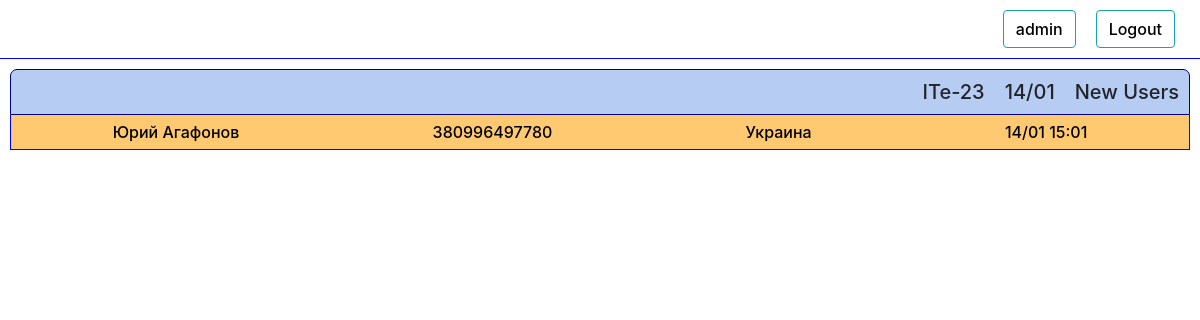
Before: /staff/ (signed in) with the older database file.
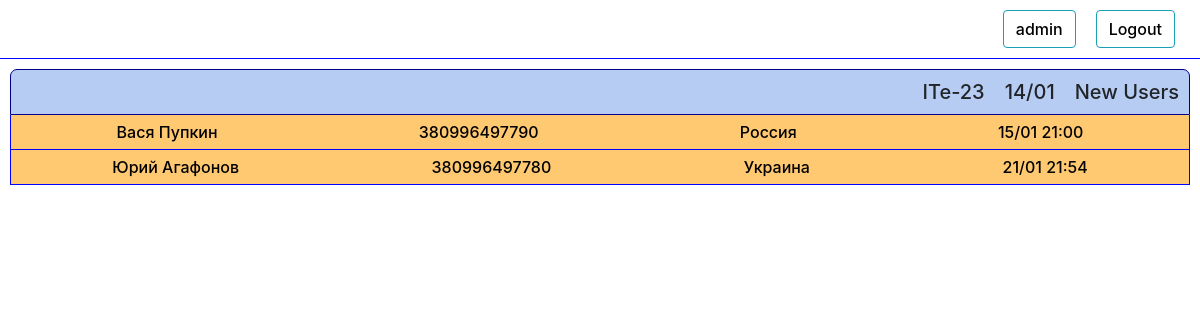
After: the same page with the newer database file.
### authorization/models.py (models this page shows, shortened)
class Daily(models.Model):
    request_date = models.DateTimeField(blank=True, null=True)
    name = models.CharField(max_length=100, blank=True)
    phone = models.CharField(max_length=100, blank=True)
    email = models.CharField(max_length=100, blank=True)
    course = models.CharField(max_length=100, blank=True)
    country  = models.CharField(max_length=100, blank=True)
    university = models.CharField(max_length=100, blank=True)
    work = models.CharField(max_length=100, blank=True)
    where_from = models.CharField(max_length=100, blank=True)
    comments = models.TextField(blank=True)
    currency = models.CharField(max_length=100, blank=True)
    course_price = models.IntegerField(blank=True, null=True)
    request_status = models.CharField(max_length=100, blank=True)
    callback_time = models.DateTimeField(blank=True, null=True)
    payment_history = models.TextField(blank=True)
    total_payment = models.IntegerField(blank=True, null=True)
    payment_source = models.CharField(max_length=100, blank=True)
    obligation = models.CharField(max_length=100, blank=True)
    group = models.CharField(max_length=100, blank=True)
    wishes = models.TextField(blank=True)
    def is_called(self):
        if self.request_status != 'оплачено частично' and self.request_status != 'ожидаем оплату' and self.request_status != 'отказ' and self.request_status != 'оплачено':
            return True
    def call_status(self):
        if self.request_status != 'перезвонить':
            return False
        else :
            return True

### authorization/views.py (the view)
# urls.py: path('staff/', views.staff, name='staff'),
@login_required
def staff(request):
    if request.method == 'POST':
        n_form = UserUpdateForm(request.POST, instance=request.user)
        if n_form.is_valid():
            n_form.save()
            messages.success(request, f'Data has been updated!')
            return redirect('staff')
        else:
            messages.warning(request, f'Something wrong, maybe this name is allready taken')
            return redirect('staff')
    else:
        list_items = Daily.objects.order_by('callback_time')
        table_date = Daily.objects.get(id = 1)
        table_date = table_date.request_date.strftime("%d/%m")
        n_form = UserUpdateForm(instance=request.user)
        context = {
        "n_form":n_form,
        "list_items":list_items,
        "table_date":table_date,
        }
        return render(request,"staff.html",context)

### authorization/templates/staff.html (shortened to what this page needs)
{% load crispy_forms_tags %}
<!DOCTYPE html>
<html lang="en">
<head>
    <link rel="stylesheet" href="https://stackpath.bootstrapcdn.com/bootstrap/4.4.1/css/bootstrap.min.css">
    {% load staticfiles %}
    <link rel="stylesheet" href="{% static 'style.css' %}" type="text/css">
</head>
<body>
    <div class="header">
        <div class="text col-4">
        </div>
        <div class="settings col-8">
        <button class="btn btn-outline-info" type="button" data-toggle="collapse" data-target="#InfoUpdateField" aria-expanded="false">
            {{user.username}}
        </button>
        <button class="btn btn-outline-info" type="button" data-toggle="collapse" data-target="#ConfirmationField" aria-expanded="false">
            Logout
        </button>
    </div>
    </div>
    <div class="content ">
        {% if list_items %}
            <div class="table_header "  data-toggle="collapse" data-target="#table_content" aria-expanded="false">
                <h5>{{ list_items.0.course }}</h5>
                <h5>{{ table_date }}</h5>
                <h5>New Users</h5>
            </div>
            <div class="table_content" id='table_content'>
            {% for item in list_items %}
                {% if item.is_called %}
                <div class="item">
                    <a href="{% url 'item_info_update' item.id %}" target="_blank" onClick="popupWin = window.open(this.href, 'Window', 'location,width=720,height=800,top=200,left=300'); popupWin.focus(); return false;">
                        <div class="item_header" data-toggle="collapse" data-target="#item_description" {% if item.call_status %} style="background-color: rgba(255, 157, 0, 0.554);" {% endif %}>
                            <div class="name">{{item.name}}</div>
                            <div class="phone">{{item.phone}}</div>
                            <div class="country">{{item.country}}</div>
                            {% if item.callback_time %}
                            <div class="callback_time">{{ item.callback_time|date:"d/m H:i" }}</div>
                            {% endif %}
                        </div>
                    </a>
                </div>
                {% endif %}
            {% endfor %}
            </div>
        {% else %}
            <h3>Still no tables or something wrong</h3>
        {% endif %}
    </div>
</body>
</html>

Changed rows visible on the page:
now on one of the page's lists (row edited): Daily: name "Вася Пупкин", phone "380996497790", country "Роcсия", callback_time "15/01 21:00"
changed Daily "Юрий Агафонов": callback_time "14/01 15:01" → "21/01 21:54"
